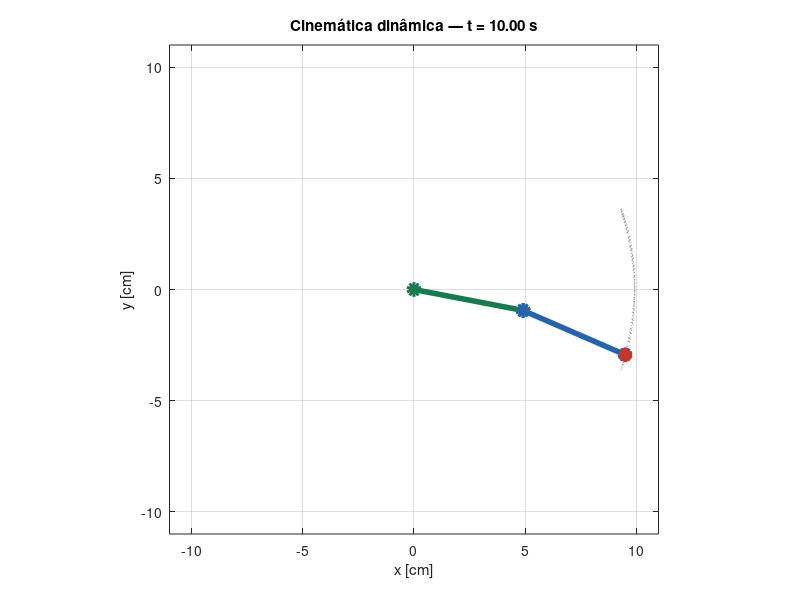

The MATLAB source for this figure:
% Ex4_1_1_CinAnim.m
% Animação da cinemática dinâmica — perna de dois segmentos
% Seção 4.1 | Aula 1 — Robô Otto
%
% Combina a cinemática direta (Seção 1.3) com o movimento senoidal
% (Seção 2.1): avalia a posição da perna quadro a quadro enquanto
% theta1(t) e theta2(t) variam senoidalmente com defasamento pi/2.
%
% A trajetória acumulada do pé é desenhada em cinza pontilhado.
% Para capturar um quadro estático, descomente a linha exportgraphics.

clc; clear; close all;

% --- parâmetros ---
L1 = 5; L2 = 5;                % comprimentos dos segmentos [cm]
t  = linspace(0, 10, 300);     % vetor de tempo [s]

trajX = zeros(1, length(t));
trajY = zeros(1, length(t));

figure('Position', [100 100 480 480]);

for k = 1:length(t)

    % ângulos senoidais com defasamento de pi/2
    theta1 = deg2rad(20 * sin(t(k)));
    theta2 = deg2rad(15 * sin(t(k) + pi/2));

    % cinemática direta
    x1 = L1 * cos(theta1);
    y1 = L1 * sin(theta1);
    x2 = x1 + L2 * cos(theta1 + theta2);
    y2 = y1 + L2 * sin(theta1 + theta2);

    trajX(k) = x2;
    trajY(k) = y2;

    clf;

    % trajetória acumulada do pé
    plot(trajX(1:k), trajY(1:k), ':', ...
        'Color', [0.6 0.6 0.6], 'LineWidth', 1); hold on;

    % segmento 1 (verde — quadril → joelho)
    plot([0 x1], [0 y1], '-o', ...
        'LineWidth', 4, 'Color', [0.10 0.48 0.31], ...
        'MarkerSize', 7, 'MarkerFaceColor', [0.10 0.48 0.31]);

    % segmento 2 (azul — joelho → pé)
    plot([x1 x2], [y1 y2], '-o', ...
        'LineWidth', 4, 'Color', [0.15 0.39 0.66], ...
        'MarkerSize', 7, 'MarkerFaceColor', [0.15 0.39 0.66]);

    % marcador do pé
    plot(x2, y2, 'o', 'MarkerSize', 10, ...
        'MarkerFaceColor', [0.75 0.22 0.17], 'MarkerEdgeColor', 'none');

    grid on; axis equal;
    xlim([-11 11]); ylim([-11 11]);
    xlabel('x [cm]'); ylabel('y [cm]');
    title(sprintf('Cinemática dinâmica — t = %.2f s', t(k)));

    drawnow;

    % para exportar um quadro em t ≈ 2 s, descomente:
    % if abs(t(k) - 2.0) < (t(2)-t(1))/2
    %     exportgraphics(gcf, 'fig05_cinematica_dinamica.png', 'Resolution', 150);
    % end

end
